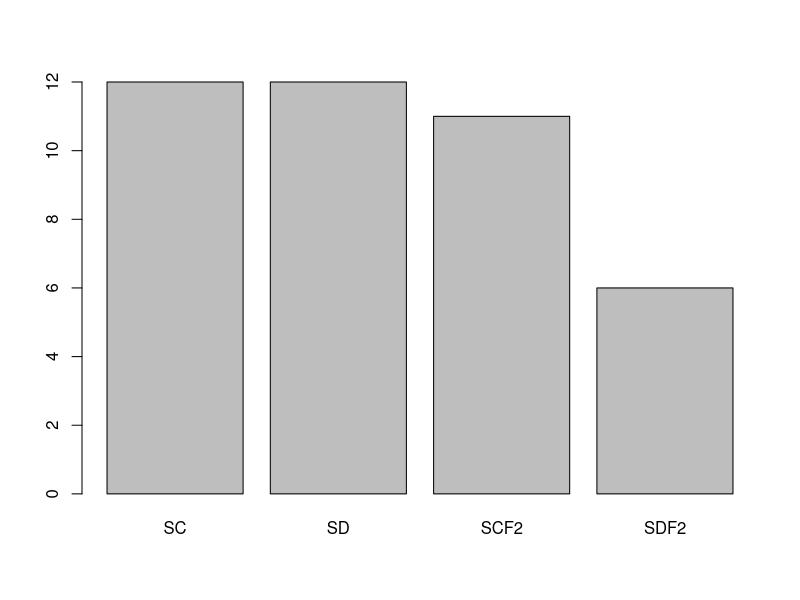
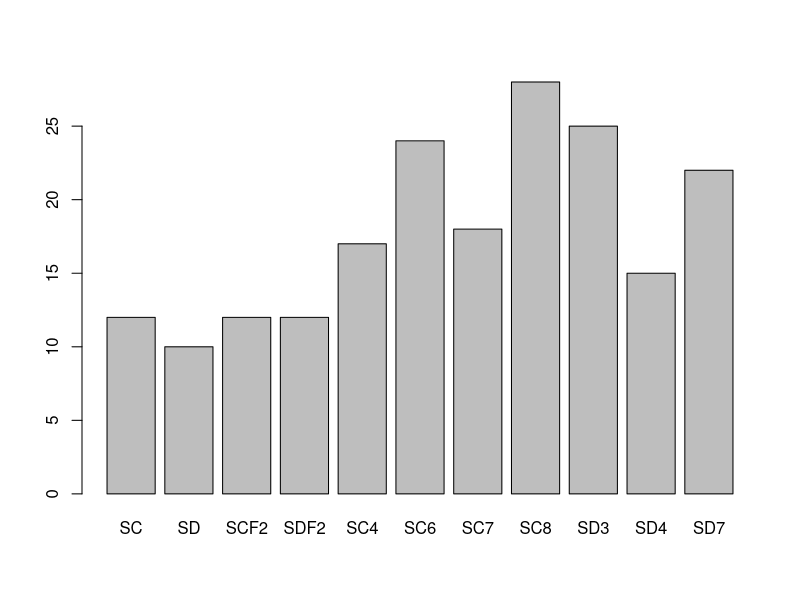

These figures' R source, in order:
## ---- chunk 1
#install.packages("tidyverse")
## ---- chunk 2
library(readr)
library(dplyr)
library(stringr)
## ---- chunk 3
fecundity_data <- readr::read_csv("fitness_data_fecundity.csv", col_types = cols(class = col_factor(NULL)))
survivorship_data <- read_csv("fitness_data_survivorship.csv",  col_types = cols(class = col_factor(NULL)))
## ---- chunk 4
barplot(table(fecundity_data$class))
barplot(table(survivorship_data$class))
table(survivorship_data$class)
## ---- chunk 5
# survivorship
sc_scf2 <- survivorship_data %>% 
  select(class, survivorship) %>% 
  filter(class %in% c("SC", "SCF2"))

#sc_scf2_wc <- 
wilcox.test(survivorship~ class,  
                   data = sc_scf2, 
                   exact = FALSE)

### fecundity
f_sc_scf2 <- fecundity_data %>% 
  select(class, fecundity) %>% 
  filter(class %in% c("SC", "SCF2"))

#f_sc_scf2_wc <- 
wilcox.test(fecundity~ class,  
                       data = f_sc_scf2, 
                       exact = FALSE)
## ---- chunk 6
## survivorship
sd_sdf2 <- survivorship_data %>% 
  select(class, survivorship) %>% 
  filter(class %in% c("SD", "SDF2"))

#sd_sdf2_wc <- 
wilcox.test(survivorship~ class,  
                          data = sd_sdf2, 
                          exact = FALSE)

# fecundity
f_sd_sdf2 <- fecundity_data %>% 
  select(class, fecundity) %>% 
  filter(class %in% c("SD", "SDF2"))

#f_sd_sdf2_wc <- 
wilcox.test(fecundity~ class,  
                       data = f_sd_sdf2, 
                       exact = FALSE)

## ---- chunk 7
scf2_sc4 <- survivorship_data %>% 
  select(class, survivorship) %>% 
  filter(class %in% c("SCF2", "SC4"))
scf2_sc4_wc <- wilcox.test(survivorship~ class,  
                          data = scf2_sc4, 
                          exact = FALSE)
#scf2_sc4_wcPadj <- 
p.adjust(scf2_sc4_wc$p.value, method="bonferroni", n=4)

scf2_sc6 <- survivorship_data %>% 
  select(class, survivorship) %>% 
  filter(class %in% c("SCF2", "SC6"))
scf2_sc6_wc <- wilcox.test(survivorship~ class,  
                           data = scf2_sc6, 
                           exact = FALSE)
#scf2_sc6_wcPadj <- 
p.adjust(scf2_sc6_wc$p.value, method="bonferroni", n=4)

scf2_sc7 <- survivorship_data %>% 
  select(class, survivorship) %>% 
  filter(class %in% c("SCF2", "SC7"))
scf2_sc7_wc <- wilcox.test(survivorship~ class,  
                           data = scf2_sc7, 
                           exact = FALSE)
#scf2_sc7_wcPadj <- 
p.adjust(scf2_sc7_wc$p.value, method="bonferroni", n=4)

scf2_sc8 <- survivorship_data %>% 
  select(class, survivorship) %>% 
  filter(class %in% c("SCF2", "SC8"))
scf2_sc8_wc <- wilcox.test(survivorship~ class,  
                           data = scf2_sc8, 
                           exact = FALSE)
#scf2_sc8_wcPadj <- 
p.adjust(scf2_sc8_wc$p.value, method="bonferroni", n=4)
## ---- chunk 8
sdf2_sd3 <- survivorship_data %>% 
  select(class, survivorship) %>% 
  filter(class %in% c("SDF2", "SD3"))
sdf2_sd3_wc <- wilcox.test(survivorship~ class,  
                           data = sdf2_sd3, 
                           exact = FALSE)
#sdf2_sd3_wcPadj <- 
p.adjust(sdf2_sd3_wc$p.value, method="bonferroni", n=3)

sdf2_sd4 <- survivorship_data %>% 
  select(class, survivorship) %>% 
  filter(class %in% c("SDF2", "SD4"))
sdf2_sd4_wc <- wilcox.test(survivorship~ class,  
                           data = sdf2_sd4, 
                           exact = FALSE)
#sdf2_sd4_wcPadj <- 
p.adjust(sdf2_sd4_wc$p.value, method="bonferroni", n=3)

sdf2_sd7 <- survivorship_data %>% 
  select(class, survivorship) %>% 
  filter(class %in% c("SDF2", "SD7"))
sdf2_sd7_wc <- wilcox.test(survivorship~ class,  
                           data = sdf2_sd7, 
                           exact = FALSE)
#sdf2_sd3_wcPadj <- 
p.adjust(sdf2_sd3_wc$p.value, method="bonferroni", n=3)
